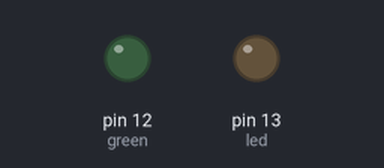
This sketch was run on a simulated Arduino Uno, built with avr-gcc and run on an emulated ATmega328P. Shown: output pins drawn as LEDs (lit = HIGH).

Above: at 0.05 s.
At 0.5 s:
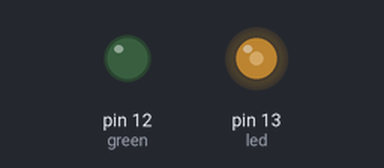
At 0.95 s:
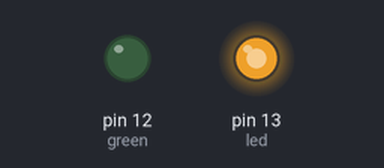
At 1.9 s:
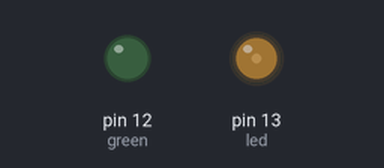
Timing chart, 0 to 4.8 s (numbered marks = the images above):
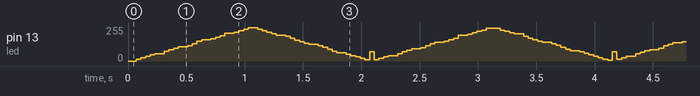

The sketch:

led_pwm.ino
```cpp
int led = 13;
int green=12;
void setup() {
  // put your setup code here, to run once:
  pinMode(led,OUTPUT);
  pinMode(green,OUTPUT);
}

int duty = 1;
int count =0;
int count_variable=0;
int check1=0;
void loop() {
  // put your main code here, to run repeatedly:
//
//  digitalWrite(green,HIGH);
//  delay(1000);
//  digitalWrite(green,LOW);
//  delay(1000);

//  for(int i = 0;i<1;i++){
//    digitalWrite(led,HIGH);
//  delayMicroseconds(duty);
//  digitalWrite(led,LOW);
//  delayMicroseconds(10000-duty);
//  }
//  duty += 100;
//  if(duty > 9900) duty = 100;

// duty
// ---------------------------
  if(count == 100){
    count = 0;
    digitalWrite(13,HIGH);
  }
  else if(count == duty){
    digitalWrite(13,LOW);
  }
// ---------------------------
// 가변
  count_variable++;
  if(count_variable == 100){
      count_variable = 0;
      if(check1 == 0) duty++;
      else if(check1 == 1)duty--;
      if(duty == 99)check1 = 1;
      else if(duty == 0) check1 = 0;
  }
//---------------------------
  count++;
  delayMicroseconds(100);


}
```
